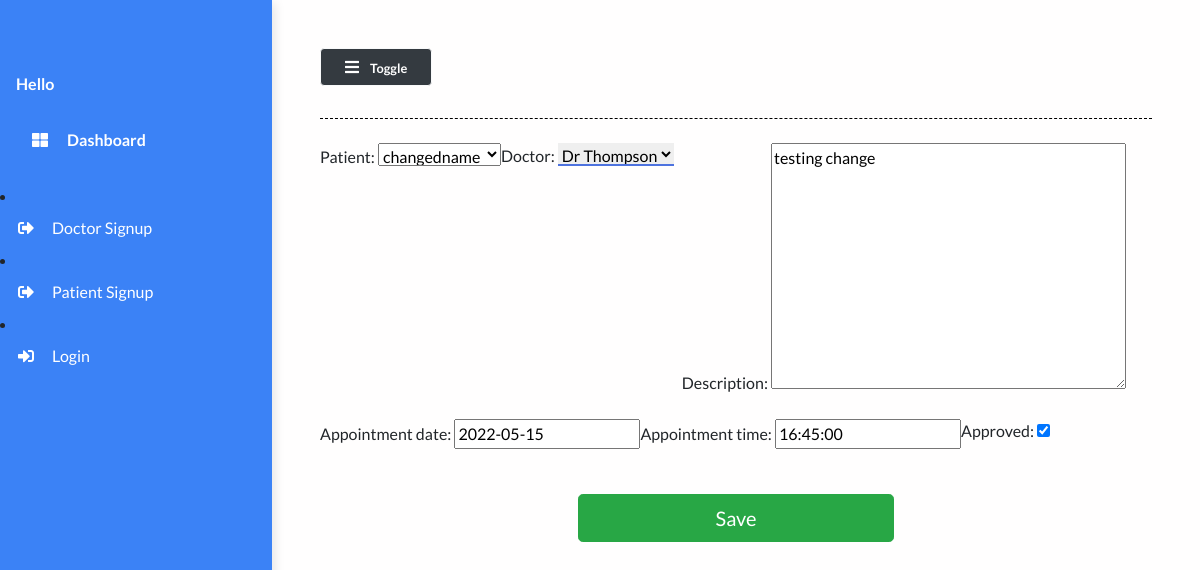
The page /appointmentUpdate/44 on the database its author committed.
### main/models.py (models this page shows, shortened)
class Appointment(models.Model):
    patient = models.ForeignKey("Patient", on_delete=models.CASCADE)
    doctor = models.ForeignKey("Doctor", on_delete=models.CASCADE, null=True)
    description=models.TextField(null=True)
    appointment_date = models.DateField(null=True)
    appointment_time = models.TimeField(blank=True, null=True)
    approved = models.BooleanField(default=False)

### main/views.py (the view)
# urls.py: path("appointmentUpdate/<int:pk>", views.AppointmentUpdateView.as_view(), name="appointmentUpdate"),
class AppointmentUpdateView(UpdateView):
    form_class = AppointmentForm
    template_name = 'main/appointmentUpdate.html'
    model = Appointment
    success_url = "/doctor-appointments"

### main/forms.py
class AppointmentForm(forms.ModelForm):
    class Meta:
        model = Appointment
        fields = '__all__'

### main/models.py (called while the page is built)
    def __str__(self):
        return self.name

    def __str__(self):
        return self.name

### main/templates/main/appointmentUpdate.html (shortened to what this page needs)
{% extends 'main/base.html' %}
{% load static %}
{% block content %}
    <form class="form" action="" method="post" id="appointmentForm">
        <div class="container">
            <div class="patient-form">
            <div class="row">{{form.as_p}}</div>
            </div>
        </div>
        <div class="form-group">
            <div class="col-md-5 mx-auto">
            <br />
            <button class="btn btn-lg btn-success btn-block mx-auto" type="submit">
                 Save
            </button>
            </div>
        </div>
    </form>
{% endblock content %}

### static/styles/base.css (style rules this page uses)
body { background: #fffefe; min-height: 100vh; overflow-x: hidden; font-family:Lato,'Helvetica Neue',Helvetica,Arial,sans-serif; }
#id_doctor { margin-right: 0.5rem; border: none; outline: none; border-bottom: 2px solid #4e73df; }

### rows shown on the page
Appointment: patient "changedname", doctor "Dr Thompson", description "testing change", appointment_date "2022-05-15", appointment_time "16:45:00", approved "☑"
